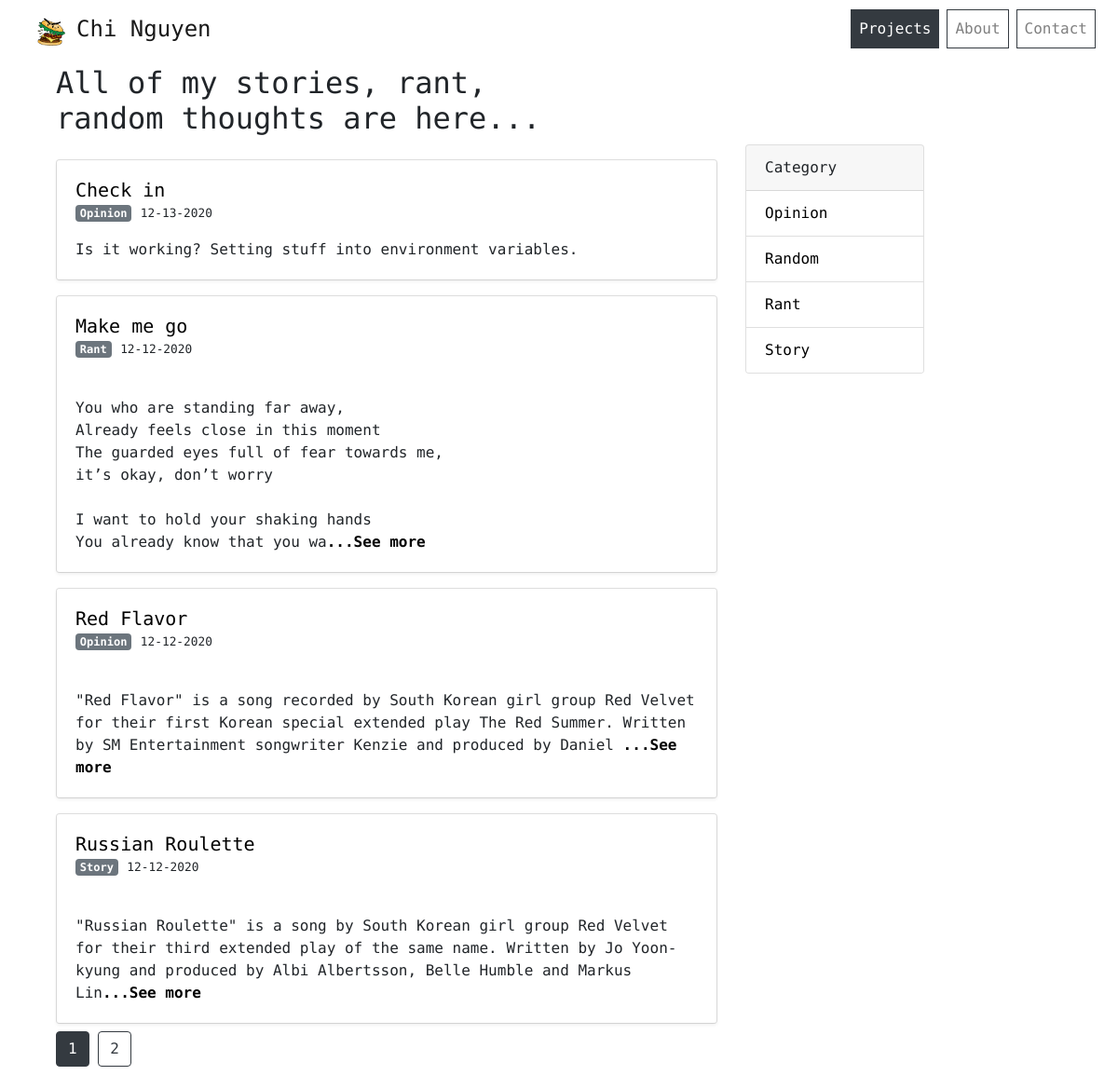
The page /blogs/ on the database as committed earlier.
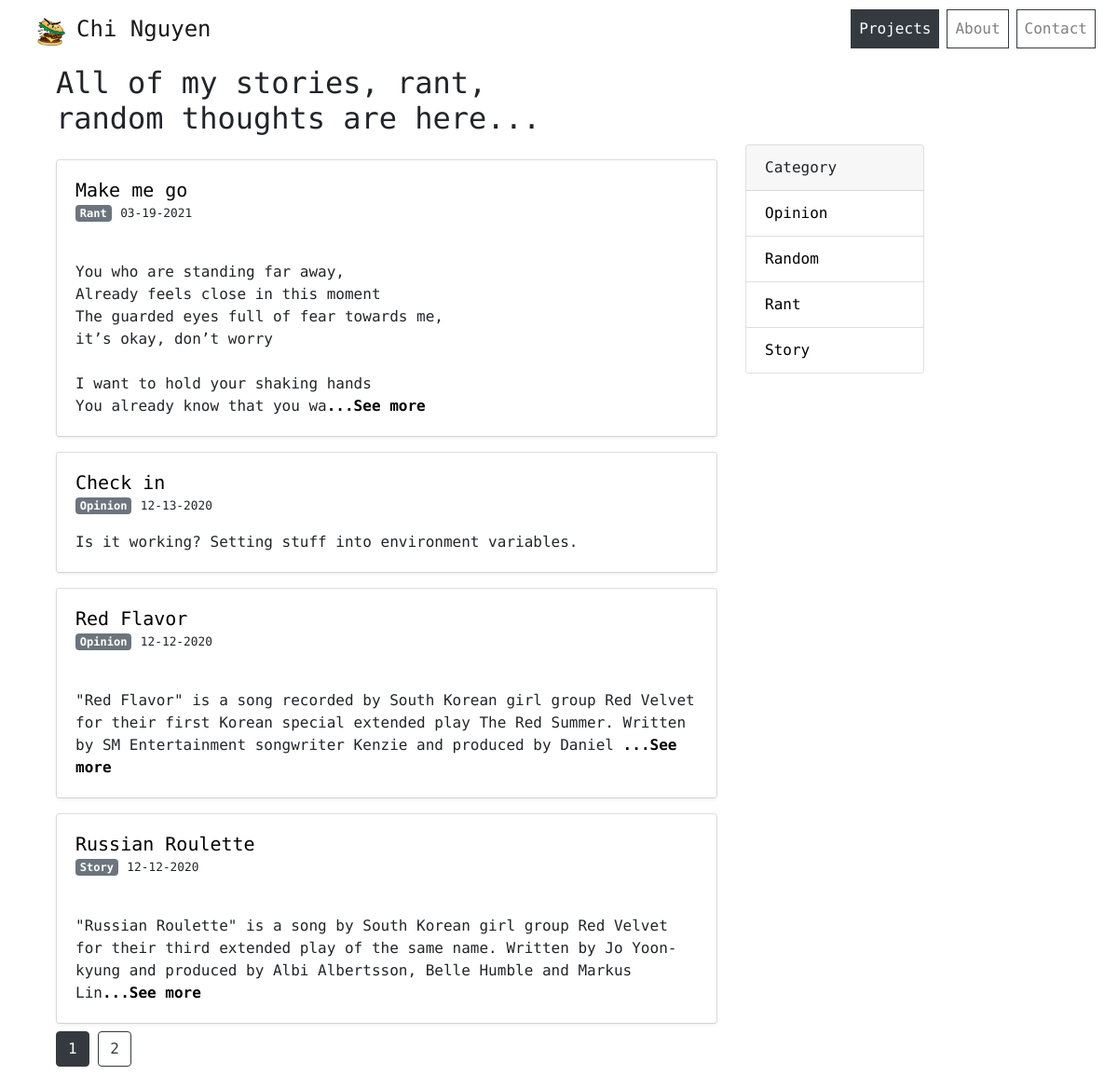
The same page on the database as committed later.
### chiblog/Blog/blog_model.py (models this page shows, shortened)
class Blog(db.Model):
    id = db.Column(db.Integer, primary_key=True)
    title = db.Column(db.String(100), nullable=False)
    content = db.Column(db.Text, nullable=False)
    image = db.Column(db.String(20), nullable=True, default = 'default.jpg')
    created_at = db.Column(db.DateTime, nullable = False, default = datetime.utcnow)
    category_id = db.Column(db.Integer, db.ForeignKey('category.id'), nullable=False)
    category = db.relationship('Category', backref= db.backref('blogs', lazy=True))

class Category(db.Model):
    id = db.Column(db.Integer, primary_key=True)
    name = db.Column(db.String(20), default = 'story')

### chiblog/Blog/blog_routes.py (the view)
@blog.route('/blogs')
@blog.route('/blogs/')
def blogs():
    page = request.args.get('page', 1, type=int)
    blogs = Blog.query.order_by(Blog.created_at.desc()).paginate(page=page, per_page=5)
    return render_template('blogs.html', posts=blogs)

### chiblog/templates/blogs.html (shortened to what this page needs)
{% extends "layout.html" %} {% block content %}
<div class="container-fluid padding">
  <div class="row welcome">
    <div class="col-12">
      <h2>All of my stories, rant,<br />random thoughts are here...</h2>
    </div>
    <div class="col-12">
      <div class="row">
        <div class="col-lg-8 col-md-12">
          {% for post in posts.items %} {% if post.category.name != 'draft' %}
          <div class="card mt-3 mb-2">
            <div class="card-body shadow-sm">
              <h5 class="card-title mb-0">
                <a href="{{ url_for('blog.one_blog', blog_id = post.id) }}"
                  >{{ post.title }}</a
                >
              </h5>
              <a
                href="{{ url_for('blog.category_blog', category = post.category.name) }}"
                class="badge badge-secondary"
                aria-pressed="true"
                >{{ post.category.name.capitalize() }}</a
              >
              <small class="card-subtitle mt-0"
                >{{ post.created_at.strftime('%m-%d-%Y') }}</small
              >
              {% if post.content|length >= 200 %}
              <p class="card-text mt-3">
                {{ post.content[:200] }}<a
                  href="{{ url_for('blog.one_blog', blog_id = post.id) }}"
                  ><b>...See more</b></a
                >
              </p>
              {% else %}
              <p class="card-text mt-3">{{ post.content }}</p>
              {% endif %}
            </div>
          </div>
          {% endif %} {% endfor %}
        </div>
        <div class="col-lg-4 d-none d-lg-block">
          <div class="card mr-0" style="width: 12rem">
            <div class="card-header">Category</div>
            <ul class="list-group list-group-flush">
              <li class="list-group-item">
                <a
                  href="{{ url_for('blog.category_blog', category = 'opinion') }}"
                  >Opinion</a
                >
              </li>
              <li class="list-group-item">
                <a
                  href="{{ url_for('blog.category_blog', category = 'random') }}"
                  >Random</a
                >
              </li>
              <li class="list-group-item">
                <a href="{{ url_for('blog.category_blog', category = 'rant') }}"
                  >Rant</a
                >
              </li>
              <li class="list-group-item">
                <a
                  href="{{ url_for('blog.category_blog', category = 'story') }}"
                  >Story</a
                >
              </li>
            </ul>
          </div>
        </div>
      </div>
    </div>
  </div>
  {% for page_num in posts.iter_pages(left_edge=1, right_edge=1, left_current=1,
  right_current=2) %} {% if page_num %} {% if posts.page == page_num %}
  <a class="btn btn-dark mb-4" href="{{ url_for('blog.blogs', page=page_num) }}"
    >{{ page_num }}</a
  >
  {% else %}
  <a
    class="btn btn-outline-dark mb-4"
    href="{{ url_for('blog.blogs', page=page_num) }}"
    >{{ page_num }}</a
  >
  {% endif %} {% else %} ... {% endif %} {% endfor %}
</div>
{% endblock content %}

Rows that differ between the two databases and show on the page:
changed Blog "Make me go": created_at "12-12-2020" → "03-19-2021"; moves up the list
